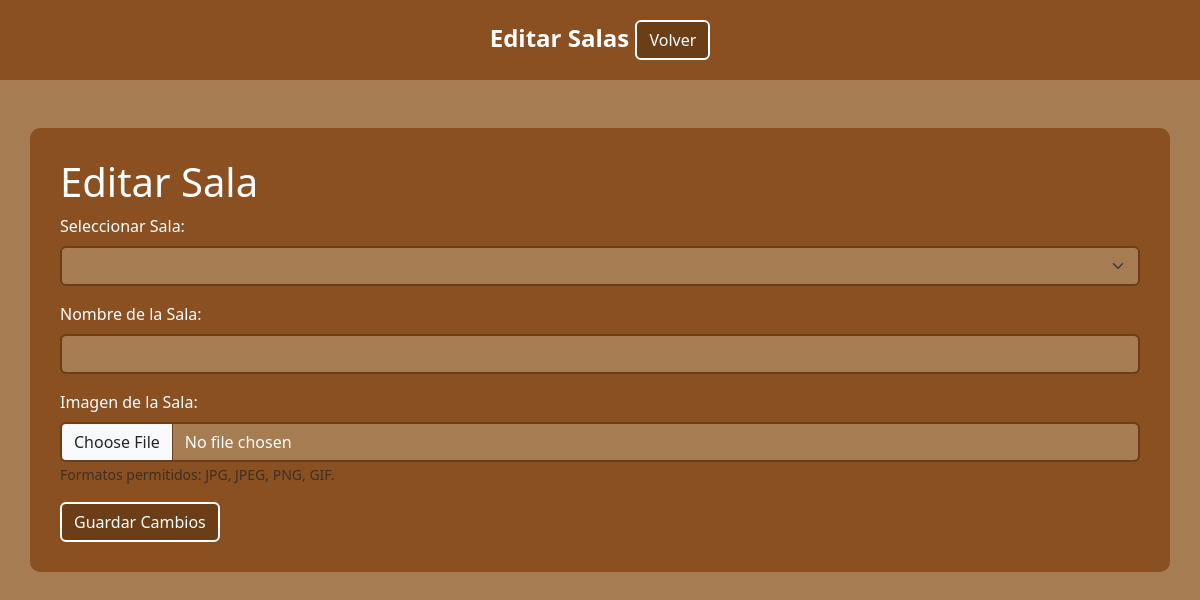
The app's page /admin/gestionEdicion/editarSala.php?id=1 (signed in), older data.
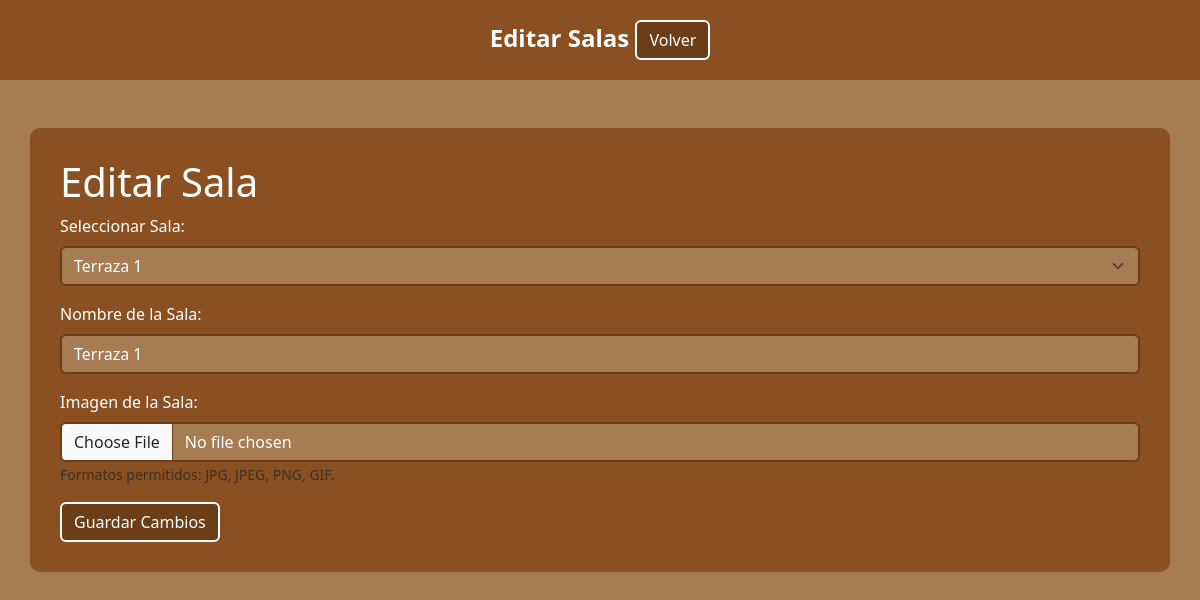
The same page, newer data.
### tables this page shows
CREATE TABLE tbl_rooms (
    room_id INT PRIMARY KEY AUTO_INCREMENT,
    name_rooms VARCHAR(50) NOT NULL,
    capacity INT NOT NULL,
    description TEXT,
    image_url VARCHAR(255)   
);

### admin/gestionEdicion/editarSala.php (the view, shortened to what this page needs)
<?php
include_once('../../conexion/conexion.php');
$roomId = isset($_GET['id']) ? intval($_GET['id']) : 0;
if ($roomId > 0) {
    $sqlSala = "SELECT room_id, name_rooms, image_path FROM tbl_rooms WHERE room_id = :room_id";
    $stmtSala = $conexion->prepare($sqlSala);
    $stmtSala->execute([':room_id' => $roomId]);
    $sala = $stmtSala->fetch(PDO::FETCH_ASSOC);
} else {
    die("ID de sala no válida.");
}
$sqlSalas = "SELECT room_id, name_rooms FROM tbl_rooms";
$stmtSalas = $conexion->query($sqlSalas);
$salas = $stmtSalas->fetchAll(PDO::FETCH_ASSOC);
?>
<!DOCTYPE html>
<html lang="es">
<head>
    <link href="https://cdn.jsdelivr.net/npm/bootstrap@5.3.3/dist/css/bootstrap.min.css" rel="stylesheet">
</head>
<body>
<div class="top-bar">
        Editar  Salas
        <a href="./crudSalas.php" class="btn btn-primary">Volver</a>
    </div>
    <div class="container mt-5">
        <h1>Editar Sala</h1>
        <form method="POST" enctype="multipart/form-data" onsubmit="return validaForm4()">
            <div class="mb-3">
                <label for="room_id" class="form-label">Seleccionar Sala:</label>
                <select name="room_id" id="room_id" class="form-select">
                    <?php foreach ($salas as $salaOption): ?>
                        <option value="<?= htmlspecialchars($salaOption['room_id']); ?>"
                            <?= ($salaOption['room_id'] == $sala['room_id']) ? 'selected' : ''; ?>>
                            <?= htmlspecialchars($salaOption['name_rooms']); ?>
                        </option>
                    <?php endforeach; ?>
                </select>
            </div>
            <div class="mb-3">
                <label for="name_rooms" class="form-label">Nombre de la Sala:</label>
                <input type="text" name="name_rooms" id="name_rooms" class="form-control" value="<?= htmlspecialchars($sala['name_rooms']); ?>">
            </div>
            <div class="mb-3">
                <label for="image_file" class="form-label">Imagen de la Sala:</label>
                <input type="file" name="image_file" id="image_file" class="form-control">
                <small class="text-muted">Formatos permitidos: JPG, JPEG, PNG, GIF.</small>
            </div>
            <button type="submit" class="btn btn-primary">Guardar Cambios</button>
        </form>
    </div>
</body>
</html>

Row changes from the older to the newer data that the page shows:
now on this page (row edited): tbl_rooms: name_rooms "Terraza 1"
Text that changed along with them:
form field room_id: (not shown) → "Terraza 1"
